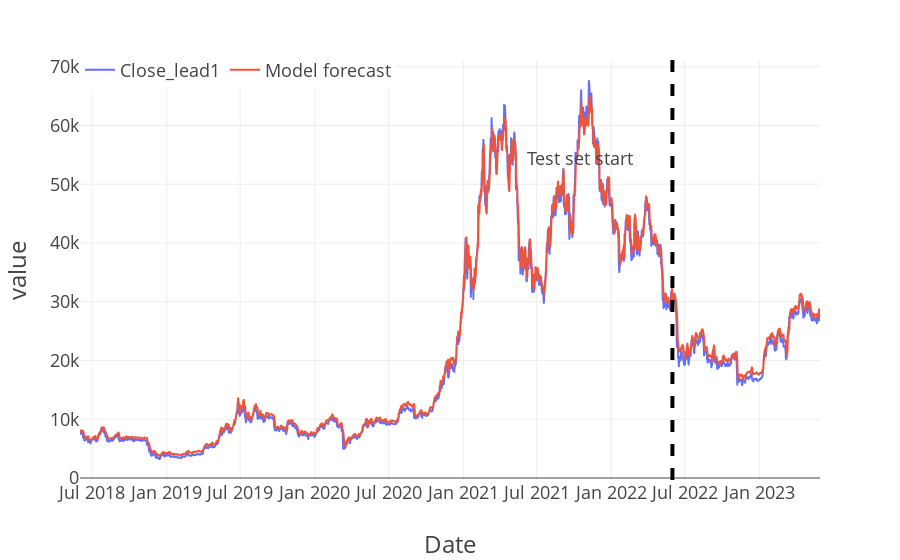

The notebook cell saved with this chart:
### Code cell
# Store losses per epoch
train_losses = []
test_losses = []

print("Untrained test\n--------")
initial_test_loss = test_model(test_loader, model, loss_function)
test_losses.append(initial_test_loss)
print()


for ix_epoch in range(3):
    print(f"Epoch {ix_epoch}\n---------")
    train_loss = train_model(train_loader, model, loss_function, optimizer=optimizer)
    train_losses.append(train_loss)
    
    test_loss = test_model(test_loader, model, loss_function)
    test_losses.append(test_loss)
    print()

print("Hidden SİZE XD", model.hidden_size)

# Plot loss per epoch
plt.figure(figsize=(10,5))
plt.plot(train_losses, label='Training loss')
plt.plot(test_losses, label='Testing loss')
plt.xlabel('Epochs')
plt.ylabel('Loss')
plt.legend()
plt.show()

# %% [markdown]
# # Evaluation

# %%
def predict(data_loader, model):
    """Just like `test_loop` function but keep track of the outputs instead of the loss
    function.
    """
    output = torch.tensor([])
    model.eval()
    with torch.no_grad():
        for X, _ in data_loader:
            y_star = model(X)
            output = torch.cat((output, y_star), 0)
    
    return output

# %%
train_eval_loader = DataLoader(train_dataset, batch_size=batch_size, shuffle=False)

ystar_col = "Model forecast"
df_train[ystar_col] = predict(train_eval_loader, model).numpy()
df_test[ystar_col] = predict(test_loader, model).numpy()

df_out = pd.concat((df_train, df_test))[[target, ystar_col]]

print(df_out)

for c in df_out.columns:
    df_out[c] = df_out[c] * stdev + mean

print(df_out)

# %%
fig = px.line(df_out, labels={'Price': "BTC", 'Date': 'Date'})
fig.add_vline(x=test_start, line_width=4, line_dash="dash")
fig.add_annotation(xref="paper", x=0.75, yref="paper", y=0.8, text="Test set start", showarrow=False)
fig.update_layout(
  template=plot_template, legend=dict(orientation='h', y=1.02, title_text="")
)
fig.show()
# fig.write_image("air_passengers_forecast.png", width=1200, height=600)

### Figure 1 — Plotly figure (JSON) as saved in the notebook; plotly's stock layout.template omitted (floating-point values rounded to 4 significant figures; data arrays with more than 128 entries replaced by an {"elided": "..."} marker saying what was removed)
{"data": [{"hovertemplate": "variable=Close_lead1<br>Date=%{x}<br>value=%{y}<extra></extra>", "legendgroup": "Close_lead1", "line": {"color": "#636efa", "dash": "solid"}, "marker": {"symbol": "circle"}, "mode": "lines", "name": "Close_lead1", "showlegend": true, "type": "scattergl", "x": {"elided": "1827 str values"}, "xaxis": "x", "y": {"elided": "1827 float values"}, "yaxis": "y"}, {"hovertemplate": "variable=Model forecast<br>Date=%{x}<br>value=%{y}<extra></extra>", "legendgroup": "Model forecast", "line": {"color": "#EF553B", "dash": "solid"}, "marker": {"symbol": "circle"}, "mode": "lines", "name": "Model forecast", "showlegend": true, "type": "scattergl", "x": {"elided": "1827 str values"}, "xaxis": "x", "y": {"elided": "1827 float values"}, "yaxis": "y"}], "layout": {"annotations": [{"showarrow": false, "text": "Test set start", "x": 0.75, "xref": "paper", "y": 0.8, "yref": "paper"}], "legend": {"orientation": "h", "title": {"text": ""}, "tracegroupgap": 0, "y": 1.02}, "margin": {"t": 60}, "shapes": [{"line": {"dash": "dash", "width": 4}, "type": "line", "x0": "2022-06-01", "x1": "2022-06-01", "xref": "x", "y0": 0, "y1": 1, "yref": "y domain"}], "xaxis": {"anchor": "y", "domain": [0, 1], "title": {"text": "Date"}}, "yaxis": {"anchor": "x", "domain": [0, 1], "title": {"text": "value"}}}}
